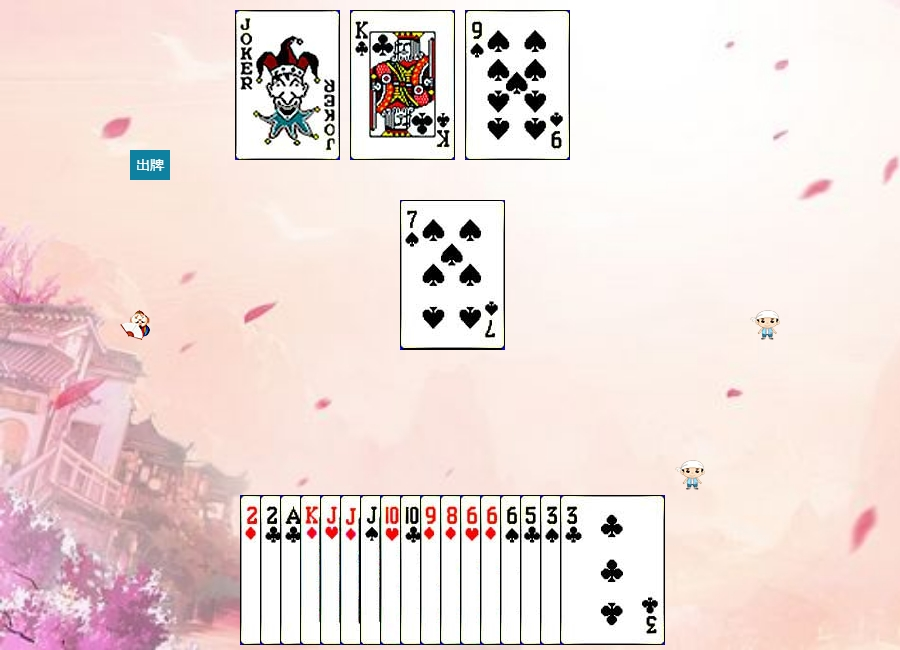
#> input picture models-master/dataset/images/1000000024.jpg, 900 x 650 px; its folder holds only this picture in this run
$ python -i png2jpg.py   (imports and definitions only)   (older library calls are emulated)
#> lines starting #> are read from the running program, lines starting #| are printed output that depends on the picture
"""
    先来说一下jpg图片和png图片的区别
    jpg格式:是有损图片压缩类型,可用最少的磁盘空间得到较好的图像质量
    png格式:不是压缩性,能保存透明等图

"""
from PIL import Image
import cv2 as cv
import os,io
import PIL.Image
import tensorflow as tf

def PNG_JPG(PngPath):
#> called with PngPath = 'images/1000000024.jpg'
    img = cv.imread(PngPath, 0)
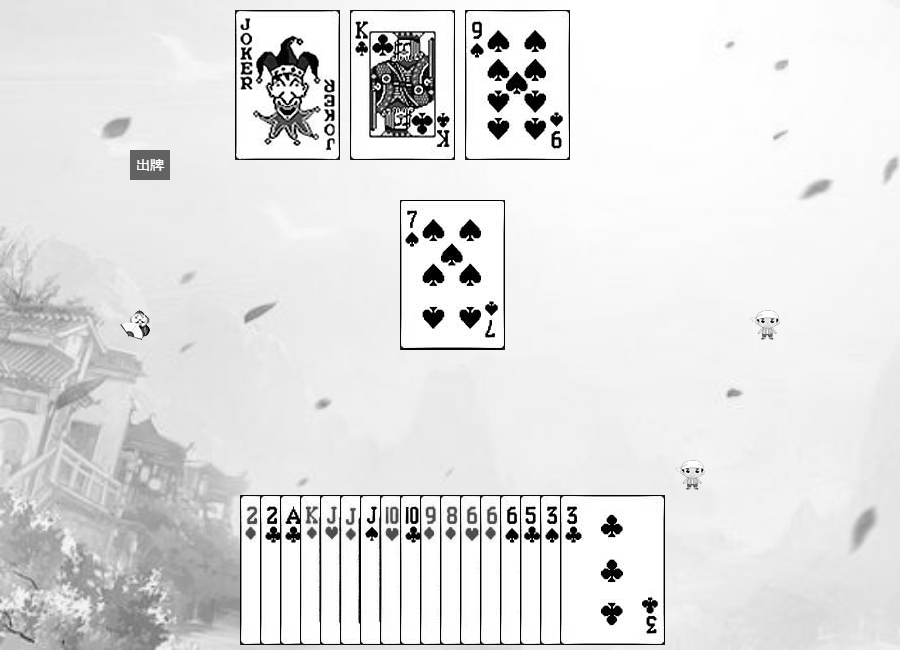
#> img: shape (650, 900); min 0, max 255, mean 225.6
    w, h = img.shape[::-1]
#> w = 900; h = 650
    infile = PngPath
    outfile = os.path.splitext(infile)[0] + ".jpg"
    img = Image.open(infile)
#> img: PIL image 900x650 RGB
    img = img.resize((int(w), int(h)), Image.ANTIALIAS)
    try:
        if len(img.split()) == 4:
            # prevent IOError: cannot write mode RGBA as BMP
            r, g, b, a = img.split()
            img = Image.merge("RGB", (r, g, b))
            img.convert('RGB').save(outfile, quality=100)
            #os.remove(PngPath)
        else:
            img.convert('RGB').save(outfile, quality=100)
            #os.remove(PngPath)
        print(outfile)
        return outfile
    except Exception as e:
        print("PNG转换JPG 错误", e)


# [13 lines not run here, left out]

>>> result = PNG_JPG('images/1000000024.jpg')

$ run again, on models-master/dataset/images/1000000100.jpg
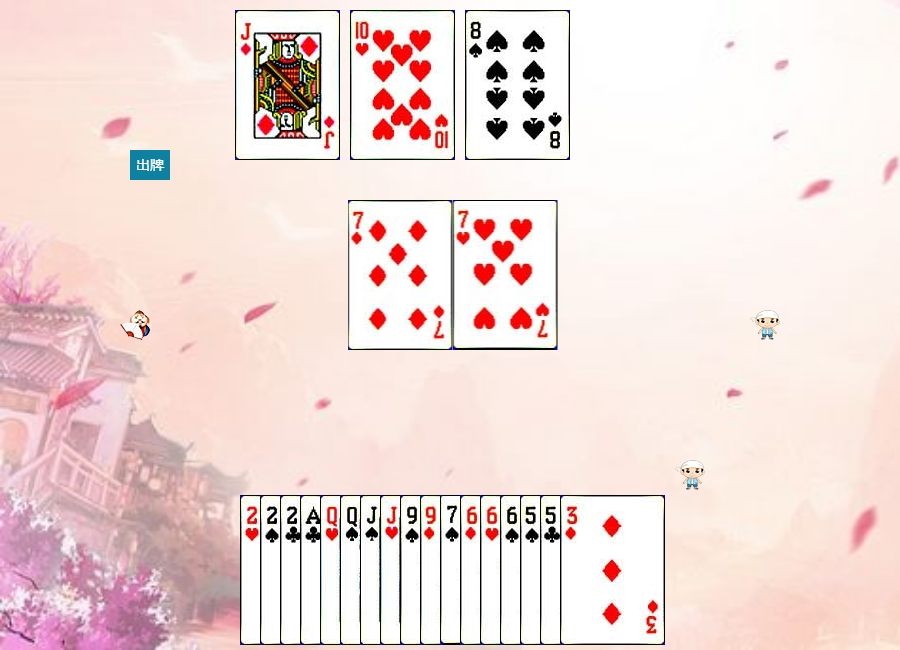
#> input picture models-master/dataset/images/1000000100.jpg, 900 x 650 px
#> in PNG_JPG, `img = cv.imread(PngPath, 0)`:
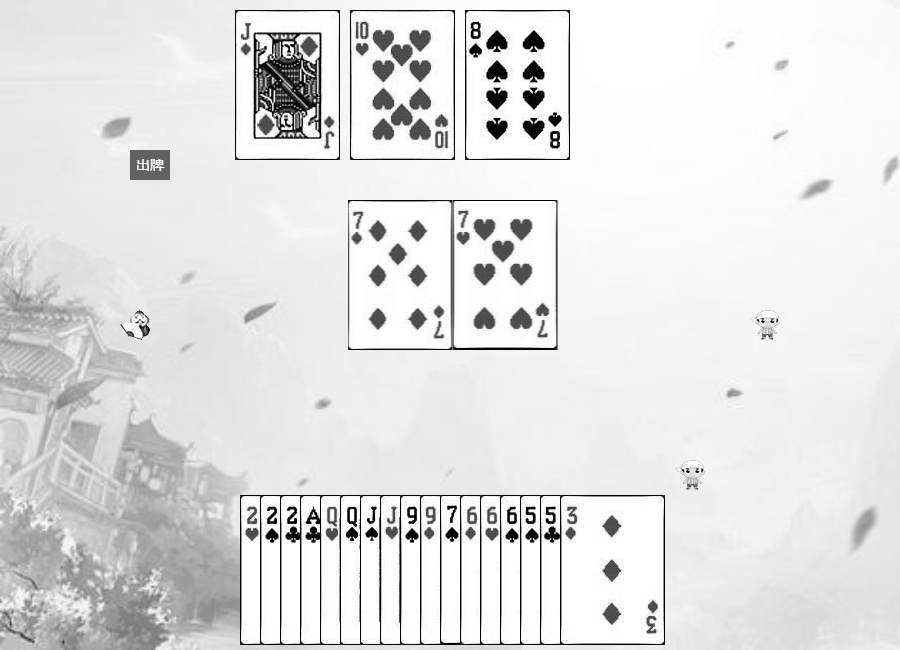
#> img: shape (650, 900); min 0, max 255, mean 225.9
